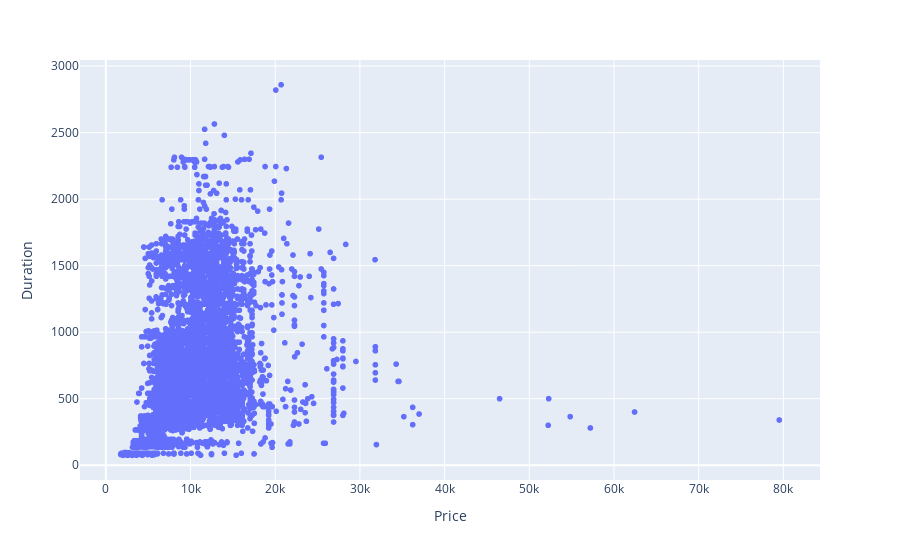

Here is the notebook cell this chart was saved with:
### Markdown cell above
- Is there a correlation between flight duration and fare?

### Code cell
px.scatter(data_frame=df , x = "Price" , y = "Duration")

### Figure 1 — Plotly figure (JSON) as saved in the notebook; plotly's stock layout.template omitted (floating-point values rounded to 4 significant figures; data arrays with more than 128 entries replaced by an {"elided": "..."} marker saying what was removed)
{"data": [{"hovertemplate": "Price=%{x}<br>Duration=%{y}<extra></extra>", "legendgroup": "", "marker": {"color": "#636efa", "symbol": "circle"}, "mode": "markers", "name": "", "showlegend": false, "type": "scattergl", "x": {"elided": "10372 int values"}, "xaxis": "x", "y": {"elided": "10372 int values"}, "yaxis": "y"}], "layout": {"legend": {"tracegroupgap": 0}, "margin": {"t": 60}, "xaxis": {"anchor": "y", "domain": [0, 1], "title": {"text": "Price"}}, "yaxis": {"anchor": "x", "domain": [0, 1], "title": {"text": "Duration"}}}}
